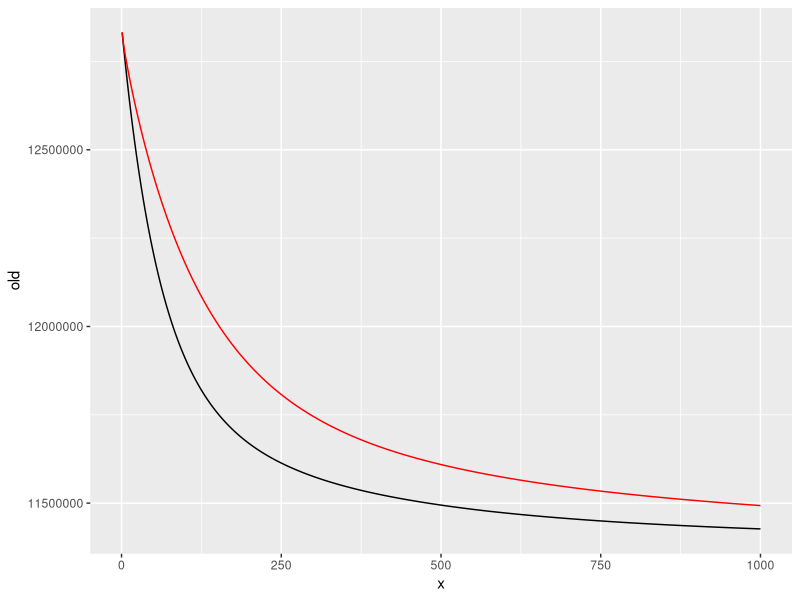

Write R code to recreate this figure.
library(Matrix)
library(ggplot2)

x = read.csv("diabetesX.csv", header = TRUE)
y = read.csv("diabetesY.csv", header = FALSE)
x = data.matrix(x, rownames.force = FALSE)
y = data.matrix(y, rownames.force = FALSE)

varnames = colnames(x)
colnames(x) = NULL
xtx = crossprod(x)
xy = t(x) %*% y

n.iter = 1000
gamma = 0.001
lambda = 10
beta = rep(0, ncol(x))
objective = rep(0, n.iter)
for (t in 1:n.iter) {
  u = beta - 2 * gamma * (xtx %*% beta - xy)
  beta = sign(u) * pmax(abs(u) - lambda * gamma, 0)
  objective[t] = sum((y - x %*% beta) ^ 2) + lambda * sum(abs(beta))
}



########################################
# Accelerated proximal gradient
########################################

beta.acc = rep(0, ncol(x))
objective.acc = rep(0, n.iter)
z.acc = beta.acc
st = 1
for (t in 1:n.iter) {
  u.acc = z.acc - 2 * gamma * (xtx %*% z.acc - xy)
  oldbeta = beta.acc
  beta.acc = sign(u.acc) * pmax(abs(u.acc) - lambda * gamma, 0)
  st1 = (1 + (1 + 4 * st ^ 2) ^ 0.5) / 2
  z.acc = beta.acc + (st - 1) / st1 * (oldbeta - beta.acc)
  st = st1
  objective.acc[t] = sum((y - x %*% beta.acc) ^ 2) + lambda * sum(abs(beta.acc))
}


data = data.frame(old = objective,
                  new = objective.acc,
                  x = 1:n.iter)
ggplot(data) + geom_line(aes(x, old)) +
  geom_line(aes(x, new), col = "red")


